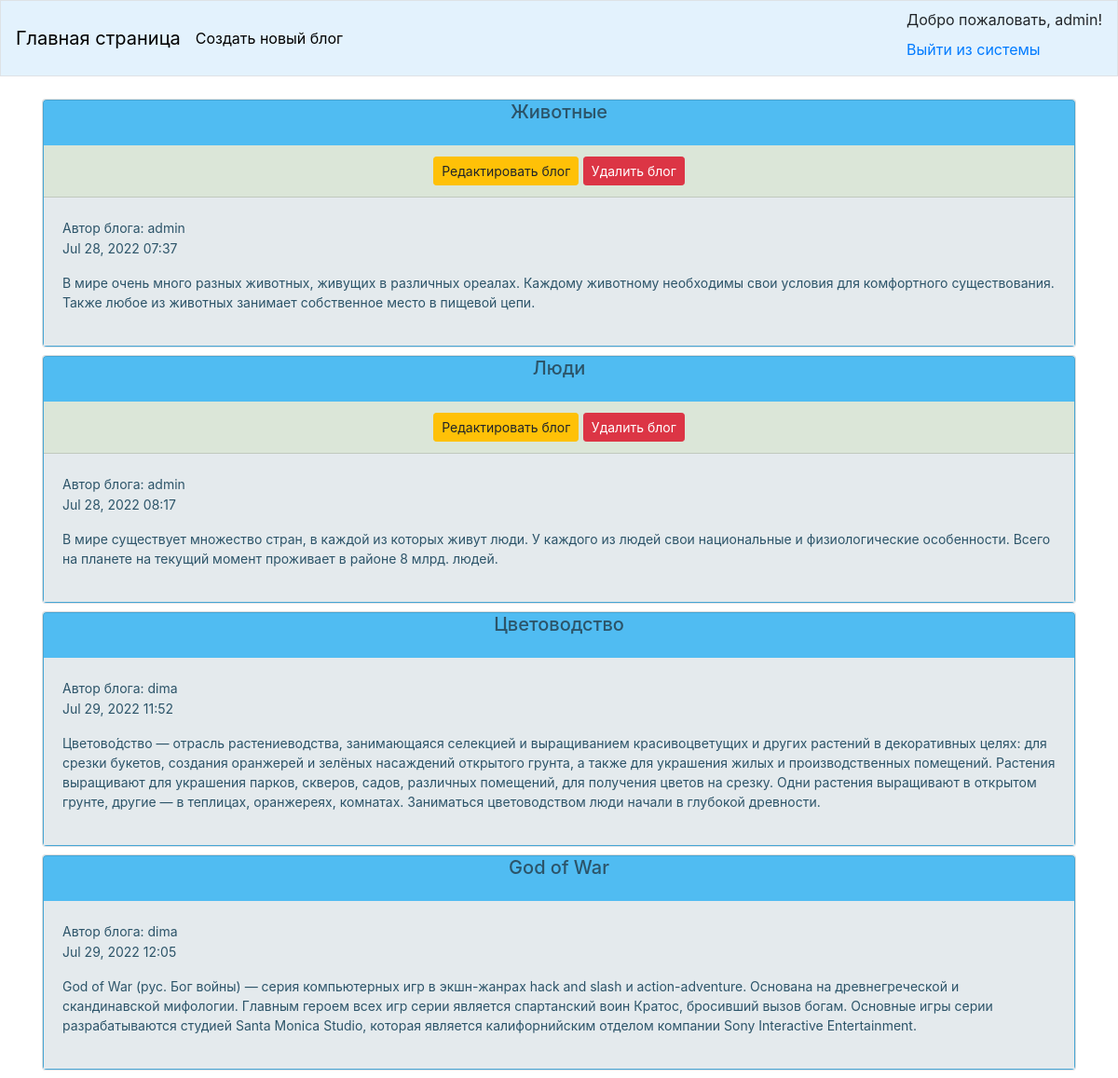
The app's page / (signed in) with its own data.
### blogs/models.py (models this page shows, shortened)
class BlogPost(models.Model):
    title = models.CharField(max_length=50, help_text='Введите название блога')
    text = models.TextField(help_text='Введите содержимое блога')
    date_added = models.DateTimeField(auto_now_add=True)
    owner = models.ForeignKey(User, on_delete=models.CASCADE)

### blogs/views.py (the view)
# urls.py: path('', views.main_page, name='main_page'),
def main_page(request):
    blogs = BlogPost.objects.all()
    context = {'blogs': blogs}
    return render(request, 'blogs/main_page.html', context)

### blogs/templates/blogs/main_page.html (shortened to what this page needs)
{% load bootstrap4 %}
<!DOCTYPE html>
<html lang="ru">
<head>
    {% bootstrap_css %}
</head>
<body>
    <nav class="navbar mb-4 border" style="background-color: #e3f2fd;">
        <a class="navbar-brand" style="color: black" href="{% url 'blogs:main_page' %}">Главная страница</a>
        <a class="navbar-text" style="color: black" href="{% url 'blogs:new_blog' %}">Создать новый блог</a>
        <div class="navbar-nav ml-auto">
            <ul class="navbar-nav ml-auto">
                {% if user.is_authenticated %}
                    <li class="nav-item">Добро пожаловать, {{user.username}}!</li>
                    <li class="nav-item">
                        <a class="navbar-text" href="{% url 'users:logout' %}">Выйти из системы</a>
                    </li>
                {% else %}
                    <li class="nav-item"><a href="{% url 'users:login' %}">Авторизация</a></li>
                    <li class="nav-item"><a href="{% url 'users:register' %}">Регистрация</a></li>
                {% endif %}
            </ul>
        </div>
    </nav>
    {% block content %}
    <main role="main" class="container ">
        {% for blog in blogs %}
            <div class="card mv-3 mb-2 border-bottom ">
                <div class="card header" style="background-color: #50bcf2; color: #2c5469">
                    <h5 align="center"> {{ blog.title|linebreaks }}</h5>
                    {% if blog.owner == request.user %}
                    <div class="card-header" style="background-color: #dbe6d8" align="center">
                            <a class="btn btn-sm btn-warning" href="{% url 'blogs:edit_blog' blog.id %}">
                               Редактировать блог</a>
                            <a class="btn btn-sm btn-danger" href="{% url 'blogs:delete_blog' blog.id %}">
                               Удалить блог</a>
                    </div>
                    {% endif %}
                    <div class="card-body" style="background-color: #e4eaed">
                                <small>
                                    Автор блога: {{blog.owner}}
                                    <p>{{ blog.date_added|date:'M d, Y H:i' }}</p>
                                    <p>{{ blog.text|linebreaks }}</p>
                                </small>
                    </div>
                </div>
            </div>
        {% endfor %}
    </main>
    {% endblock content %}
</body>
</html>

### records on screen
BlogPost: title "Животные", shows "Редактировать блог", owner "admin", date_added "Jul 28, 2022 07:37", text "В мире очень много разных животных, живущих в различных ореалах. Каждому животному необходимы свои условия для комфортного существования. Также любое из животных занимает собственное место в пищевой цепи."
BlogPost: title "Люди", shows "Редактировать блог", owner "admin", date_added "Jul 28, 2022 08:17", text "В мире существует множество стран, в каждой из которых живут люди. У каждого из людей свои национальные и физиологические особенности. Всего на планете на текущий момент проживает в районе 8 млрд. людей."
BlogPost: title "Цветоводство", owner "dima", date_added "Jul 29, 2022 11:52", text "Цветово́дство — отрасль растениеводства, занимающаяся селекцией и выращиванием красивоцветущих и других растений в декоративных целях: для срезки букетов, создания оранжерей и зелёных насаждений открытого грунта, а также для украшения жилых и производственных помещений. Растения выращивают для украшения парков, скверов, садов, различных помещений, для получения цветов на срезку. Одни растения выращивают в открытом грунте, другие — в теплицах, оранжереях, комнатах. Заниматься цветоводством люди начали в глубокой древности."
BlogPost: title "God of War", owner "dima", date_added "Jul 29, 2022 12:05", text "God of War (рус. Бог войны) — серия компьютерных игр в экшн-жанрах hack and slash и action-adventure. Основана на древнегреческой и скандинавской мифологии. Главным героем всех игр серии является спартанский воин Кратос, бросивший вызов богам. Основные игры серии разрабатываются студией Santa Monica Studio, которая является калифорнийским отделом компании Sony Interactive Entertainment."

### other values on screen
{{ user.username }} "admin"
